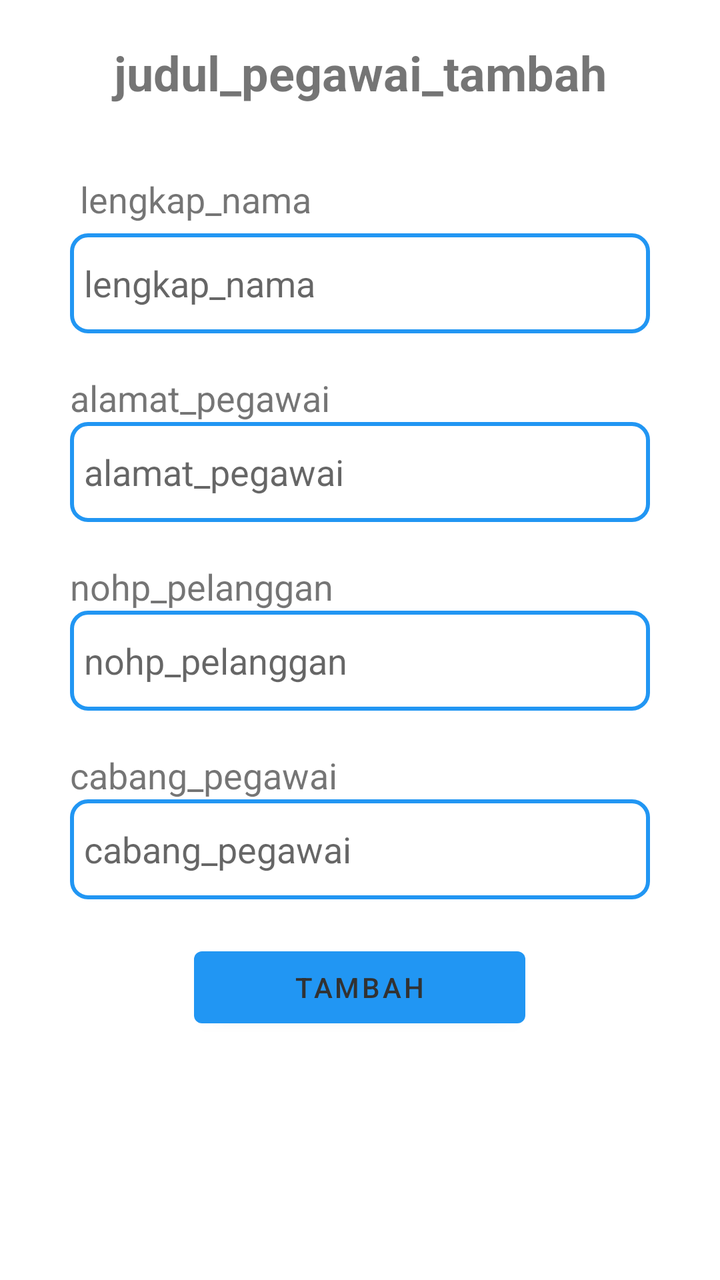
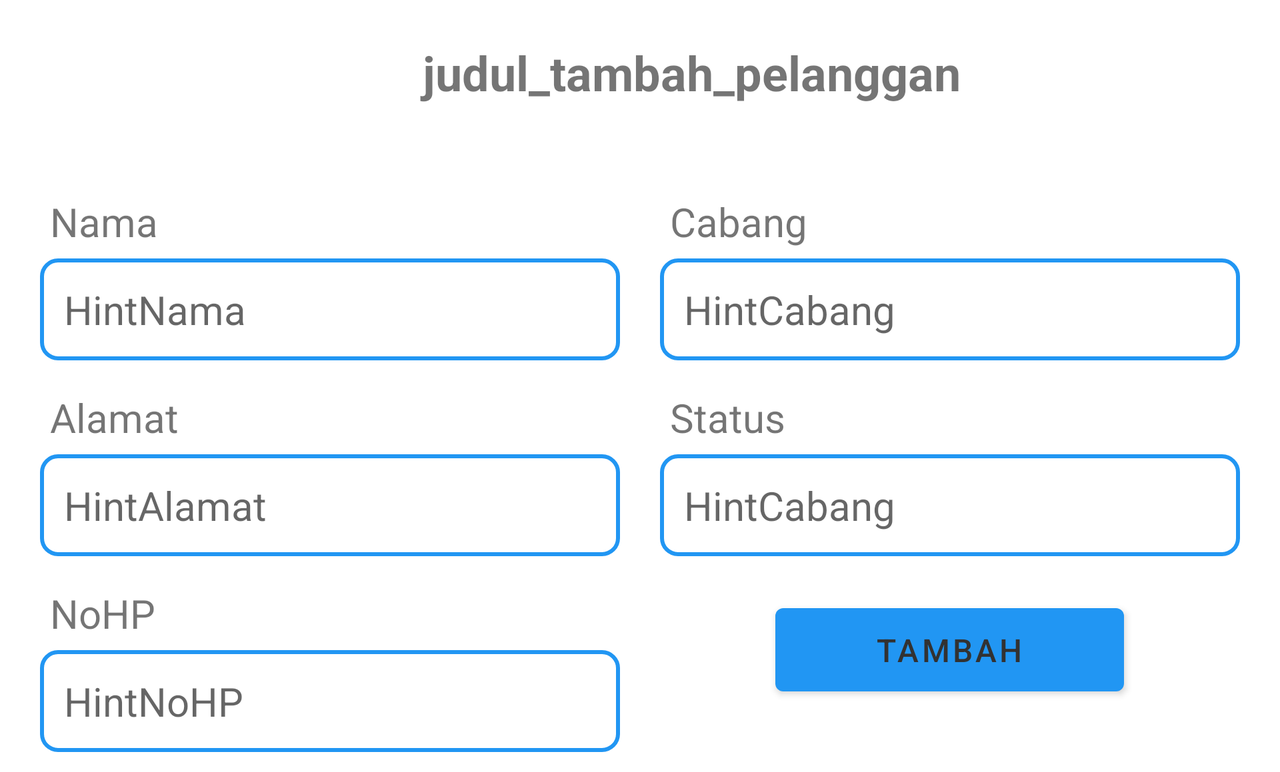

The same Android screen from two of the app's own layout files: first res/layout/ as a phone draws it, then the repository's variant for another configuration, drawn on a device whose configuration selects that folder. Both files follow.
<!-- AndroidManifest.xml: application theme Base.Theme.Laundry -->
<!-- res/layout/activity_tambah_pegawai.xml -->
<?xml version="1.0" encoding="utf-8"?>
<LinearLayout xmlns:android="http://schemas.android.com/apk/res/android"
    xmlns:app="http://schemas.android.com/apk/res-auto"
    xmlns:tools="http://schemas.android.com/tools"
    android:id="@+id/tambah_pegawai"
    android:layout_width="match_parent"
    android:layout_height="match_parent"
    tools:context=".pelanggan.tambah_pelanggan"
    android:orientation="vertical">

    <TextView
        android:id="@+id/tvjudul_tambah_pegawai"
        android:layout_width="match_parent"
        android:layout_height="wrap_content"
        android:text="@string/tambah_pegawai_judul"
        android:textAlignment="center"
        android:textSize="24sp"
        android:textStyle="bold"
        android:padding="10dp"
        android:layout_marginVertical="10dp"/>

    <TextView
        android:id="@+id/tvnama_pegawai"
        android:layout_width="match_parent"
        android:layout_height="wrap_content"
        android:layout_marginHorizontal="35dp"
        android:text="@string/nama_lengkap"
        android:textSize="18sp"
        android:padding="5dp"
        android:layout_marginTop="10dp"/>

    <EditText
        android:id="@+id/etnama_pegawai"
        android:layout_width="match_parent"
        android:layout_height="50dp"
        android:layout_marginHorizontal="35dp"
        android:background="@drawable/edittext"
        android:hint="@string/nama_lengkap"
        android:inputType="textPersonName"
        android:padding="7dp"/>

    <TextView
        android:id="@+id/tvalamat_pegawai"
        android:layout_width="match_parent"
        android:layout_height="wrap_content"
        android:layout_marginHorizontal="35dp"
        android:layout_marginTop="20dp"
        android:text="@string/pegawai_alamat"
        android:textSize="18sp" />

    <EditText
        android:id="@+id/etalamat_pegawai"
        android:layout_width="match_parent"
        android:layout_height="50dp"
        android:layout_marginHorizontal="35dp"
        android:background="@drawable/edittext"
        android:hint="@string/pegawai_alamat"
        android:padding="7dp"/>

    <TextView
        android:id="@+id/tvnohp_pegawai"
        android:layout_width="match_parent"
        android:layout_height="wrap_content"
        android:layout_marginHorizontal="35dp"
        android:layout_marginTop="20dp"
        android:text="@string/pelanggan_nohp"
        android:textSize="18sp" />

    <EditText
        android:id="@+id/etnohp_pegawai"
        android:layout_width="match_parent"
        android:layout_height="50dp"
        android:layout_marginHorizontal="35dp"
        android:background="@drawable/edittext"
        android:hint="@string/pelanggan_nohp"
        android:inputType="phone"
        android:padding="7dp"/>

    <TextView
        android:id="@+id/tvnama_cabang"
        android:layout_width="match_parent"
        android:layout_height="wrap_content"
        android:layout_marginHorizontal="35dp"
        android:layout_marginTop="20dp"
        android:text="@string/pegawai_cabang"
        android:textSize="18sp" />

    <EditText
        android:id="@+id/etnama_cabang"
        android:layout_width="match_parent"
        android:layout_height="50dp"
        android:layout_marginHorizontal="35dp"
        android:background="@drawable/edittext"
        android:hint="@string/pegawai_cabang"
        android:padding="7dp"/>

    <Button
        android:id="@+id/bttambah"
        android:layout_width="wrap_content"
        android:layout_height="wrap_content"
        android:layout_marginTop="20dp"
        android:paddingHorizontal="50dp"
        android:text="@string/add"
        android:layout_gravity="center"/>


</LinearLayout>
<!-- resources referenced by this layout -->
<resources>
  <!-- drawable edittext (drawable) -->
  <?xml version="1.0" encoding="utf-8"?>
  <layer-list xmlns:android="http://schemas.android.com/apk/res/android">
      
      <item>
          <shape android:shape="rectangle">
              <solid android:color="#00FFFFFF" /> 
          </shape>
      </item>
  
      
      <item android:top="0dp" android:left="0dp" android:right="0dp" android:bottom="0dp">
          <shape android:shape="rectangle">
              <solid android:color="#00FFFFFF" /> 
              <corners android:radius="8dp" /> 
              <stroke
                  android:width="2dp"
                  android:color="@color/colorPrimary" /> 
          </shape>
      </item>
  </layer-list>
  <string name="add" translatable="false">tambah</string>
  <string name="nama_lengkap" translatable="false">lengkap_nama</string>
  <string name="pegawai_alamat" translatable="false">alamat_pegawai</string>
  <string name="pegawai_cabang" translatable="false">cabang_pegawai</string>
  <string name="pelanggan_nohp">nohp_pelanggan</string>
  <string name="tambah_pegawai_judul" translatable="false">judul_pegawai_tambah</string>
  <style name="Base.Theme.Laundry" parent="Theme.MaterialComponents.DayNight.NoActionBar">
          <item name="colorPrimary">@color/colorPrimary</item>
          <item name="colorOnPrimary">@color/colorOnPrimary</item>
      </style>
  <color name="colorPrimary">#2196F3</color>
  <color name="colorOnPrimary">#323232</color>
</resources>
<!-- res/layout-land/activity_tambah_pegawai.xml (the repository's variant of the layout above) -->
<!-- drawn on the phone turned sideways -->
<?xml version="1.0" encoding="utf-8"?>
<ScrollView xmlns:android="http://schemas.android.com/apk/res/android"
    xmlns:app="http://schemas.android.com/apk/res-auto"
    xmlns:tools="http://schemas.android.com/tools"
    android:id="@+id/tambah_pegawai"
    android:layout_width="match_parent"
    android:layout_height="match_parent"
    tools:context=".pegawai.tambah_pegawai">

    <LinearLayout
        android:layout_width="match_parent"
        android:layout_height="match_parent"
        android:orientation="vertical">

        <LinearLayout
            android:layout_width="match_parent"
            android:layout_height="wrap_content"
            android:orientation="horizontal"
            android:padding="10dp">

            <ImageView
                android:id="@+id/backarrow"
                android:layout_width="0dp"
                android:layout_height="wrap_content"
                android:layout_gravity="center_vertical"
                android:layout_weight="1"
                android:padding="5dp"
                android:src="@drawable/baseline_arrow_back_24" />

            <TextView
                android:id="@+id/tvjudul_tambah_pegawai"
                android:layout_width="0dp"
                android:layout_height="wrap_content"
                android:layout_weight="11"
                android:padding="10dp"
                android:text="@string/TambahPelangganBaru"
                android:textAlignment="center"
                android:textSize="24sp"
                android:textStyle="bold" />
        </LinearLayout>

        <LinearLayout
            android:layout_width="match_parent"
            android:layout_height="wrap_content"
            android:orientation="horizontal"
            android:padding="10dp">

            <LinearLayout
                android:layout_width="0dp"
                android:layout_height="match_parent"
                android:layout_weight="1"
                android:orientation="vertical">

                <TextView
                    android:id="@+id/tvnama_pelanggan"
                    android:layout_width="match_parent"
                    android:layout_height="wrap_content"
                    android:layout_marginHorizontal="10dp"
                    android:layout_marginTop="10dp"
                    android:padding="5dp"
                    android:text="@string/Nama"
                    android:textSize="20sp" />

                <EditText
                    android:id="@+id/etnama_pegawai"
                    android:layout_width="match_parent"
                    android:layout_height="wrap_content"
                    android:layout_marginHorizontal="10dp"
                    android:background="@drawable/edittext"
                    android:hint="@string/HintNama"
                    android:inputType="textPersonName"
                    android:maxLength="40"
                    android:padding="12dp"
                    android:textSize="20sp" />

                <TextView
                    android:id="@+id/tvalamat_pegawai"
                    android:layout_width="match_parent"
                    android:layout_height="wrap_content"
                    android:layout_marginHorizontal="10dp"
                    android:layout_marginTop="10dp"
                    android:padding="5dp"
                    android:text="@string/Alamat"
                    android:textSize="20sp" />

                <EditText
                    android:id="@+id/etalamat_pegawai"
                    android:layout_width="match_parent"
                    android:layout_height="wrap_content"
                    android:layout_marginHorizontal="10dp"
                    android:background="@drawable/edittext"
                    android:hint="@string/HintAlamat"
                    android:inputType="textPostalAddress"
                    android:padding="12dp"
                    android:textSize="20sp" />


                <TextView
                    android:id="@+id/tvnohp_pegawai"
                    android:layout_width="match_parent"
                    android:layout_height="wrap_content"
                    android:layout_marginHorizontal="10dp"
                    android:layout_marginTop="10dp"
                    android:padding="5dp"
                    android:text="@string/NoHP"
                    android:textSize="20sp" />

                <EditText
                    android:id="@+id/etnohp_pegawai"
                    android:layout_width="match_parent"
                    android:layout_height="wrap_content"
                    android:layout_marginHorizontal="10dp"
                    android:background="@drawable/edittext"
                    android:hint="@string/HintNoHP"
                    android:inputType="phone"
                    android:maxLength="12"
                    android:padding="12dp"
                    android:textSize="20sp" />

            </LinearLayout>

            <LinearLayout
                android:layout_width="0dp"
                android:layout_height="match_parent"
                android:layout_weight="1"
                android:orientation="vertical">

                <TextView
                    android:id="@+id/tvnama_cabang"
                    android:layout_width="match_parent"
                    android:layout_height="wrap_content"
                    android:layout_marginHorizontal="10dp"
                    android:layout_marginTop="10dp"
                    android:padding="5dp"
                    android:text="@string/Cabang"
                    android:textSize="20sp" />

                <EditText
                    android:id="@+id/etnama_cabang"
                    android:layout_width="match_parent"
                    android:layout_height="wrap_content"
                    android:layout_marginHorizontal="10dp"
                    android:background="@drawable/edittext"
                    android:hint="@string/HintCabang"
                    android:maxLength="32"
                    android:padding="12dp"
                    android:textSize="20sp" />

                <TextView
                    android:id="@+id/tvstatus"
                    android:layout_width="match_parent"
                    android:layout_height="wrap_content"
                    android:layout_marginHorizontal="10dp"
                    android:layout_marginTop="10dp"
                    android:padding="5dp"
                    android:text="@string/Status"
                    android:textSize="20sp" />

                <EditText
                    android:id="@+id/etstatus"
                    android:layout_width="match_parent"
                    android:layout_height="wrap_content"
                    android:layout_marginHorizontal="10dp"
                    android:background="@drawable/edittext"
                    android:hint="@string/HintCabang"
                    android:maxLength="32"
                    android:padding="12dp"
                    android:textSize="20sp" />


                <Button
                    android:id="@+id/bttambah"
                    android:layout_width="wrap_content"
                    android:layout_height="wrap_content"
                    android:layout_gravity="center"
                    android:layout_marginHorizontal="10dp"
                    android:layout_marginVertical="20dp"
                    android:paddingHorizontal="50dp"
                    android:paddingVertical="10dp"
                    android:text="@string/add"
                    android:textSize="16sp" />

            </LinearLayout>
        </LinearLayout>
    </LinearLayout>

</ScrollView>
<!-- resources referenced by the variant -->
<!-- as the phone turned sideways resolves them -->
<resources>
  <!-- drawable edittext (drawable) -->
  <?xml version="1.0" encoding="utf-8"?>
  <layer-list xmlns:android="http://schemas.android.com/apk/res/android">
      
      <item>
          <shape android:shape="rectangle">
              <solid android:color="#00FFFFFF" /> 
          </shape>
      </item>
  
      
      <item android:top="0dp" android:left="0dp" android:right="0dp" android:bottom="0dp">
          <shape android:shape="rectangle">
              <solid android:color="#00FFFFFF" /> 
              <corners android:radius="8dp" /> 
              <stroke
                  android:width="2dp"
                  android:color="@color/colorPrimary" /> 
          </shape>
      </item>
  </layer-list>
  <string name="Alamat" translatable="false">Alamat</string>
  <string name="Cabang" translatable="false">Cabang</string>
  <string name="HintAlamat" translatable="false">HintAlamat</string>
  <string name="HintCabang" translatable="false">HintCabang</string>
  <string name="HintNama" translatable="false">HintNama</string>
  <string name="HintNoHP" translatable="false">HintNoHP</string>
  <string name="Nama" translatable="false">Nama</string>
  <string name="NoHP" translatable="false">NoHP</string>
  <string name="Status" translatable="false">Status</string>
  <string name="TambahPelangganBaru" translatable="false">judul_tambah_pelanggan</string>
  <string name="add" translatable="false">tambah</string>
  <style name="Base.Theme.Laundry" parent="Theme.MaterialComponents.DayNight.NoActionBar">
          <item name="colorPrimary">@color/colorPrimary</item>
          <item name="colorOnPrimary">@color/colorOnPrimary</item>
      </style>
  <color name="colorPrimary">#2196F3</color>
  <color name="colorOnPrimary">#323232</color>
</resources>
